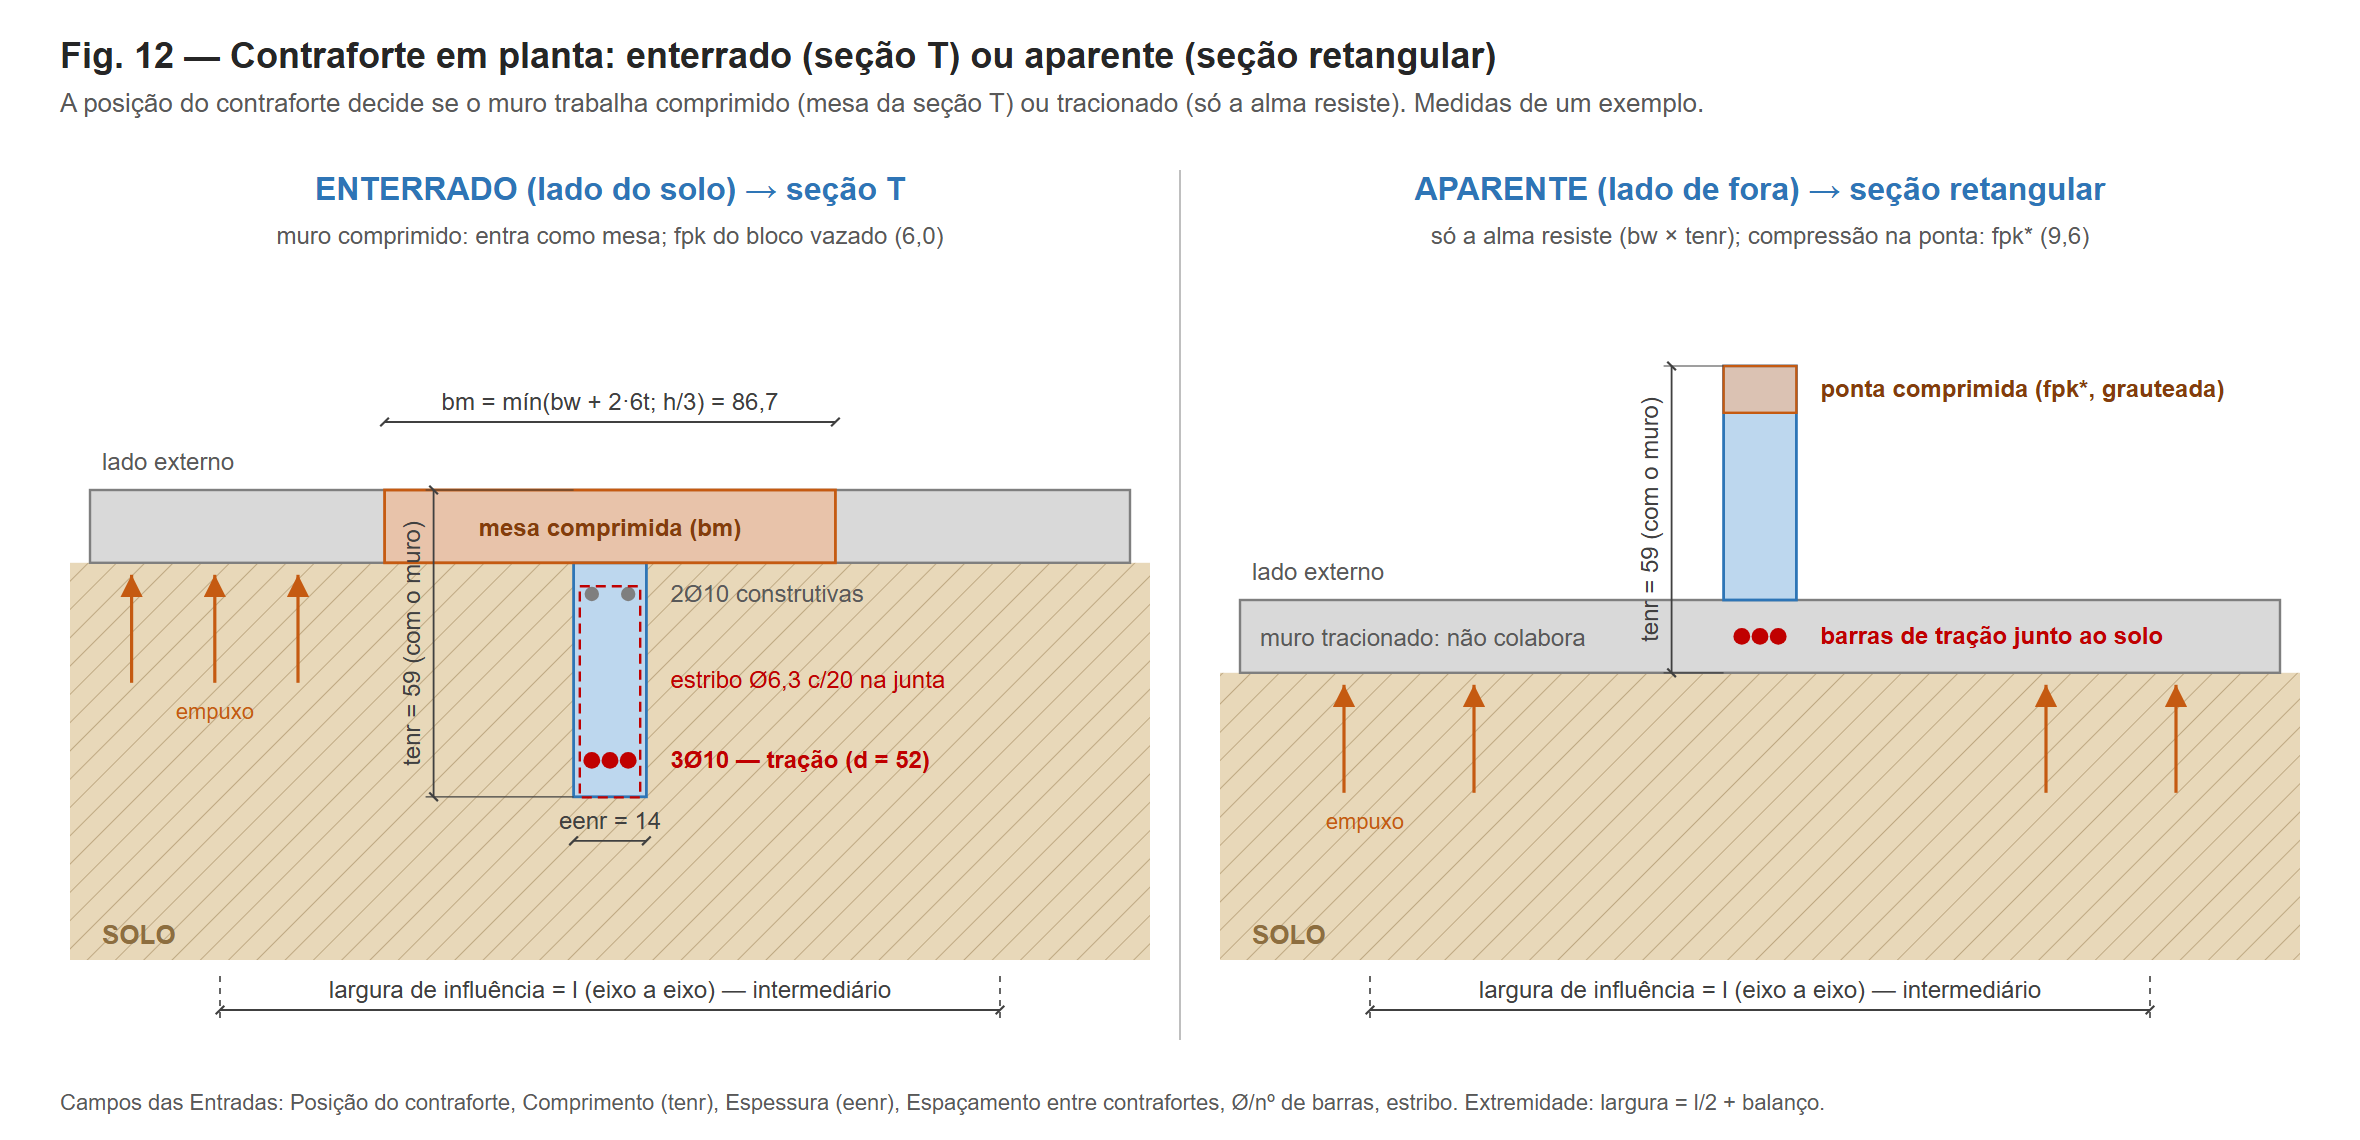

The Python source for this figure:
from figlib import SVG, C
S = 2.6                      # px por cm
W, H = 1180, 570
s = SVG(W, H)
s.text(30, 34, 'Fig. 12 — Contraforte em planta: enterrado (seção T) ou aparente (seção retangular)', size=18, anchor='start', weight='bold')
s.text(30, 56, 'A posição do contraforte decide se o muro trabalha comprimido (mesa da seção T) ou tracionado (só a alma resiste). Medidas de um exemplo.', size=13, anchor='start', color=C['note'])

def case(x0, buried):
    # x0 = eixo do contraforte; muro horizontal; solo embaixo
    t, e, ten, half = 14, 14, 59, 100          # cm
    yw = 245 if buried else 300                  # face externa do muro (topo) — muro de yw a yw + t
    X = lambda v: x0 + v * S
    Yw0, Yw1 = yw, yw + t * S
    # solo (embaixo do muro)
    soil_top = Yw1
    s.rect(X(-half) - 10, soil_top, (2 * half) * S + 20, 480 - soil_top, fill='url(#soilh)', stroke='none')
    s.text(X(-half) + 6, 472, 'SOLO', size=13, anchor='start', color=C['soil'], weight='bold')
    s.text(X(-half) + 6, Yw0 - 10, 'lado externo', size=12, anchor='start', color=C['note'])
    # muro
    s.rect(X(-half), Yw0, 2 * half * S, t * S, fill=C['blockfill'], stroke=C['block'], sw=1.2)
    # contraforte
    if buried:
        cy0, cy1 = Yw1, Yw0 + ten * S
    else:
        cy0, cy1 = Yw0 - (ten - t) * S, Yw0
    s.rect(X(-e / 2), cy0, e * S, cy1 - cy0, fill=C['groutfill'], stroke=C['grout'], sw=1.4)
    # empuxo (setas do solo para fora)
    for k in ((-92, -76, -60) if buried else (-80, -55, 55, 80)):
        s.arrow(X(k), Yw1 + 60, X(k), Yw1 + 6, color=C['load'])
    s.text(X(-76), Yw1 + 78, 'empuxo', size=11, color=C['load'])
    if buried:
        bm = 86.7
        s.rect(X(-bm / 2), Yw0, bm * S, t * S, fill='#f4b183', stroke='#c55a11', sw=1.4, extra='fill-opacity="0.55"')
        s.text(x0, Yw0 + t * S / 2 + 5, 'mesa comprimida (bm)', size=12, color='#843c0c', weight='bold')
        s.dim_h(X(-bm / 2), X(bm / 2), Yw0 - 34, 'bm = mín(bw + 2·6t; h/3) = 86,7', size=12)
        # barras na ponta (tração) e construtivas
        for dx in (-3.5, 0, 3.5):
            s.circle(X(dx), cy1 - 7 * S, 4.2)
        s.circle(X(-3.5), cy0 + 6 * S, 3.6, fill='#7f7f7f'); s.circle(X(3.5), cy0 + 6 * S, 3.6, fill='#7f7f7f')
        s.rect(X(-3.5) - 6, cy0 + 4.5 * S, 7 * S + 12, (ten - t - 9) * S + 12, stroke=C['steel'], sw=1.2, extra='stroke-dasharray="5,3"')
        s.text(X(e / 2) + 12, cy1 - 7 * S + 4, '3Ø10 — tração (d = 52)', size=12, anchor='start', color=C['steel'], weight='bold')
        s.text(X(e / 2) + 12, cy0 + 6 * S + 4, '2Ø10 construtivas', size=12, anchor='start', color='#595959')
        s.text(X(e / 2) + 12, (cy0 + cy1) / 2 + 4, 'estribo Ø6,3 c/20 na junta', size=12, anchor='start', color=C['steel'])
        s.dim_v(X(-e / 2) - 70, Yw0, cy1, 'tenr = 59 (com o muro)', side=-1, ext_from=(X(-e / 2), X(-e / 2)), size=12)
        s.dim_h(X(-e / 2), X(e / 2), cy1 + 22, 'eenr = 14', size=12)
        s.text(x0, 100, 'ENTERRADO (lado do solo) → seção T', size=16, weight='bold', color=C['grout'])
        s.text(x0, 122, 'muro comprimido: entra como mesa; fpk do bloco vazado (6,0)', size=12, color=C['note'])
    else:
        s.rect(X(-e / 2), cy0, e * S, 9 * S, fill='#f4b183', stroke='#c55a11', sw=1.2, extra='fill-opacity="0.55"')
        s.text(X(e / 2) + 12, cy0 + 4.5 * S + 4, 'ponta comprimida (fpk*, grauteada)', size=12, anchor='start', color='#843c0c', weight='bold')
        for dx in (-3.5, 0, 3.5):
            s.circle(X(dx), Yw1 - 7 * S, 4.2)
        s.text(X(e / 2) + 12, Yw1 - 7 * S + 4, 'barras de tração junto ao solo', size=12, anchor='start', color=C['steel'], weight='bold')
        s.text(X(-half) + 10, Yw0 + t * S / 2 + 5, 'muro tracionado: não colabora', size=12, anchor='start', color=C['note'])
        s.dim_v(X(-e / 2) - 26, cy0, Yw1, 'tenr = 59 (com o muro)', side=-1, ext_from=(X(-e / 2), X(-e / 2)), size=12)
        s.text(x0, 100, 'APARENTE (lado de fora) → seção retangular', size=16, weight='bold', color=C['grout'])
        s.text(x0, 122, 'só a alma resiste (bw × tenr); compressão na ponta: fpk* (9,6)', size=12, color=C['note'])
    # largura de influência
    s.dim_h(X(-75), X(75), 505, 'largura de influência = l (eixo a eixo) — intermediário', size=12)
    s.line(X(-75), 488, X(-75), 512, stroke=C['dim'], sw=0.8, extra='stroke-dasharray="3,3"')
    s.line(X(75), 488, X(75), 512, stroke=C['dim'], sw=0.8, extra='stroke-dasharray="3,3"')

case(305, True)
case(880, False)
s.line(590, 85, 590, 520, stroke='#bfbfbf', sw=1)
s.text(30, 555, 'Campos das Entradas: Posição do contraforte, Comprimento (tenr), Espessura (eenr), Espaçamento entre contrafortes, Ø/nº de barras, estribo. Extremidade: largura = l/2 + balanço.', size=11, anchor='start', color=C['note'])
s.save('fig12_contraforte.svg'); print('ok')
